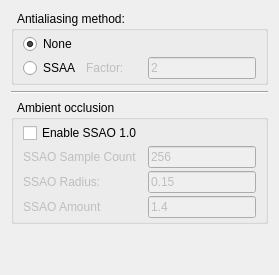
          <widget class="QWidget" name="post_processing_tab">
           <attribute name="title">
            <string>Post-processing</string>
           </attribute>
           <layout class="QVBoxLayout" name="verticalLayout_4">
            <item>
             <widget class="QGroupBox" name="antialiasing_group_box">
              <property name="title">
               <string>  Antialiasing method:</string>
              </property>
              <layout class="QGridLayout" name="gridLayout_2">
               <property name="topMargin">
                <number>3</number>
               </property>
               <property name="bottomMargin">
                <number>3</number>
               </property>
               <property name="horizontalSpacing">
                <number>6</number>
               </property>
               <property name="verticalSpacing">
                <number>3</number>
               </property>
               <item row="1" column="2">
                <widget class="QLineEdit" name="ssaa_factor_edit">
                 <property name="enabled">
                  <bool>false</bool>
                 </property>
                 <property name="sizePolicy">
                  <sizepolicy hsizetype="Minimum" vsizetype="Fixed">
                   <horstretch>0</horstretch>
                   <verstretch>0</verstretch>
                  </sizepolicy>
                 </property>
                 <property name="text">
                  <string>2</string>
                 </property>
                </widget>
               </item>
               <item row="0" column="0">
                <widget class="QRadioButton" name="no_aa_radio_button">
                 <property name="text">
                  <string>None</string>
                 </property>
                 <property name="checked">
                  <bool>true</bool>
                 </property>
                </widget>
               </item>
               <item row="1" column="1">
                <widget class="QLabel" name="ssaa_factor_label">
                 <property name="enabled">
                  <bool>false</bool>
                 </property>
                 <property name="sizePolicy">
                  <sizepolicy hsizetype="Minimum" vsizetype="Preferred">
                   <horstretch>0</horstretch>
                   <verstretch>0</verstretch>
                  </sizepolicy>
                 </property>
                 <property name="text">
                  <string>Factor:</string>
                 </property>
                </widget>
               </item>
               <item row="1" column="0">
                <widget class="QRadioButton" name="ssaa_radio_button">
                 <property name="text">
                  <string>SSAA</string>
                 </property>
                </widget>
               </item>
              </layout>
             </widget>
            </item>
            <item>
             <widget class="Line" name="line_2">
              <property name="orientation">
               <enum>Qt::Horizontal</enum>
              </property>
             </widget>
            </item>
            <item>
             <widget class="QGroupBox" name="ambient_occlusion_group_box">
              <property name="sizePolicy">
               <sizepolicy hsizetype="Minimum" vsizetype="Minimum">
                <horstretch>0</horstretch>
                <verstretch>0</verstretch>
               </sizepolicy>
              </property>
              <property name="title">
               <string>  Ambient occlusion</string>
              </property>
              <layout class="QGridLayout" name="gridLayout_11">
               <property name="topMargin">
                <number>3</number>
               </property>
               <property name="bottomMargin">
                <number>3</number>
               </property>
               <property name="verticalSpacing">
                <number>3</number>
               </property>
               <item row="0" column="0">
                <widget class="QCheckBox" name="ssao_1_check_box">
                 <property name="text">
                  <string>Enable SSAO 1.0</string>
                 </property>
                </widget>
               </item>
               <item row="1" column="0">
                <widget class="QLabel" name="ssao_1_sample_count_label">
                 <property name="enabled">
                  <bool>false</bool>
                 </property>
                 <property name="sizePolicy">
                  <sizepolicy hsizetype="Minimum" vsizetype="Preferred">
                   <horstretch>0</horstretch>
                   <verstretch>0</verstretch>
                  </sizepolicy>
                 </property>
                 <property name="text">
                  <string>SSAO Sample Count</string>
                 </property>
                </widget>
               </item>
               <item row="1" column="1">
                <widget class="QLineEdit" name="ssao_1_sample_count_edit">
                 <property name="enabled">
                  <bool>false</bool>
                 </property>
                 <property name="sizePolicy">
                  <sizepolicy hsizetype="Minimum" vsizetype="Fixed">
                   <horstretch>0</horstretch>
                   <verstretch>0</verstretch>
                  </sizepolicy>
                 </property>
                 <property name="text">
                  <string>256</string>
                 </property>
                </widget>
               </item>
               <item row="2" column="0">
                <widget class="QLabel" name="ssao_1_radius_label">
                 <property name="enabled">
                  <bool>false</bool>
                 </property>
                 <property name="sizePolicy">
                  <sizepolicy hsizetype="Minimum" vsizetype="Preferred">
                   <horstretch>0</horstretch>
                   <verstretch>0</verstretch>
                  </sizepolicy>
                 </property>
                 <property name="text">
                  <string>SSAO Radius:</string>
                 </property>
                </widget>
               </item>
               <item row="2" column="1">
                <widget class="QLineEdit" name="ssao_1_radius_edit">
                 <property name="enabled">
                  <bool>false</bool>
                 </property>
                 <property name="sizePolicy">
                  <sizepolicy hsizetype="Minimum" vsizetype="Fixed">
                   <horstretch>0</horstretch>
                   <verstretch>0</verstretch>
                  </sizepolicy>
                 </property>
                 <property name="text">
                  <string>0.15</string>
                 </property>
                </widget>
               </item>
               <item row="3" column="0">
                <widget class="QLabel" name="ssao_1_amount_label">
                 <property name="enabled">
                  <bool>false</bool>
                 </property>
                 <property name="sizePolicy">
                  <sizepolicy hsizetype="Minimum" vsizetype="Preferred">
                   <horstretch>0</horstretch>
                   <verstretch>0</verstretch>
                  </sizepolicy>
                 </property>
                 <property name="text">
                  <string>SSAO Amount</string>
                 </property>
                </widget>
               </item>
               <item row="3" column="1">
                <widget class="QLineEdit" name="ssao_1_amount_edit">
                 <property name="enabled">
                  <bool>false</bool>
                 </property>
                 <property name="sizePolicy">
                  <sizepolicy hsizetype="Minimum" vsizetype="Fixed">
                   <horstretch>0</horstretch>
                   <verstretch>0</verstretch>
                  </sizepolicy>
                 </property>
                 <property name="text">
                  <string>1.4</string>
                 </property>
                </widget>
               </item>
              </layout>
             </widget>
            </item>
            <item>
             <spacer name="post_processing_tab_vert_spacer">
              <property name="orientation">
               <enum>Qt::Vertical</enum>
              </property>
              <property name="sizeHint" stdset="0">
               <size>
                <width>20</width>
                <height>40</height>
               </size>
              </property>
             </spacer>
            </item>
           </layout>
          </widget>
